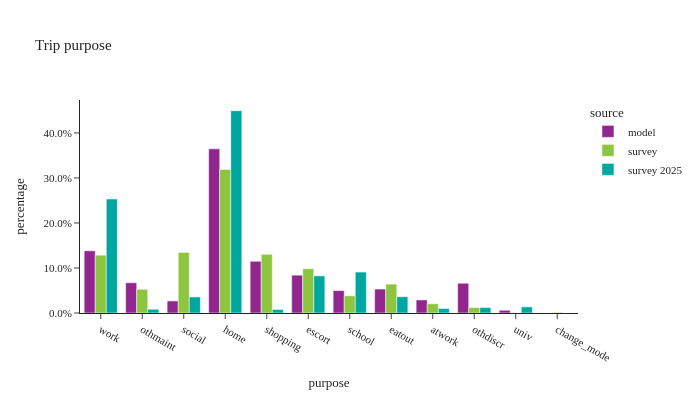

The cell this chart's notebook holds for it:
### Code cell
util.plot_share_barchart(trip_data, 'trip_weight', 'purpose', title="Trip purpose")

### Figure 1 — Plotly figure (JSON) as saved in the notebook; plotly's stock layout.template omitted (floating-point values rounded to 4 significant figures)
{"data": [{"alignmentgroup": "True", "customdata": [[1907052], [927721], [369444], [5031464], [1585600], [1159379], [686563], [733741], [400578], [912142], [84276]], "hovertemplate": "source=model<br>purpose=%{x}<br>percentage=%{y}<br>sample_size=%{customdata[0]}<extra></extra>", "legendgroup": "model", "marker": {"color": "#91268F", "pattern": {"shape": ""}}, "name": "model", "offsetgroup": "model", "orientation": "v", "showlegend": true, "textposition": "auto", "type": "bar", "x": ["work", "othmaint", "social", "home", "shopping", "escort", "school", "eatout", "atwork", "othdiscr", "univ"], "xaxis": "x", "y": [0.1382, 0.06724, 0.02678, 0.3647, 0.1149, 0.08403, 0.04976, 0.05318, 0.02903, 0.06611, 0.006108], "yaxis": "y"}, {"alignmentgroup": "True", "customdata": [[5216], [2047], [6435], [12995], [4676], [2762], [906], [2608], [789], [511], [55]], "hovertemplate": "source=survey<br>purpose=%{x}<br>percentage=%{y}<br>sample_size=%{customdata[0]}<extra></extra>", "legendgroup": "survey", "marker": {"color": "#8CC63E", "pattern": {"shape": ""}}, "name": "survey", "offsetgroup": "survey", "orientation": "v", "showlegend": true, "textposition": "auto", "type": "bar", "x": ["work", "othmaint", "social", "home", "shopping", "escort", "school", "eatout", "atwork", "othdiscr", "change_mode"], "xaxis": "x", "y": [0.1285, 0.05278, 0.1345, 0.319, 0.1303, 0.09843, 0.0383, 0.06414, 0.02051, 0.01205, 0.001375], "yaxis": "y"}, {"alignmentgroup": "True", "customdata": [[624], [37], [133], [1287], [37], [190], [306], [190], [42], [35], [26]], "hovertemplate": "source=survey 2025<br>purpose=%{x}<br>percentage=%{y}<br>sample_size=%{customdata[0]}<extra></extra>", "legendgroup": "survey 2025", "marker": {"color": "#00A7A0", "pattern": {"shape": ""}}, "name": "survey 2025", "offsetgroup": "survey 2025", "orientation": "v", "showlegend": true, "textposition": "auto", "type": "bar", "x": ["work", "othmaint", "social", "home", "shopping", "escort", "school", "eatout", "atwork", "othdiscr", "univ"], "xaxis": "x", "y": [0.2532, 0.008375, 0.0357, 0.4495, 0.007849, 0.0825, 0.09097, 0.03619, 0.009956, 0.01207, 0.01363], "yaxis": "y"}], "layout": {"barmode": "group", "height": 400, "legend": {"title": {"text": "source"}, "tracegroupgap": 0}, "title": {"text": "Trip purpose"}, "width": 700, "xaxis": {"anchor": "y", "domain": [0.0, 1.0], "title": {"text": "purpose"}}, "yaxis": {"anchor": "x", "domain": [0.0, 1.0], "tickformat": ".1%", "title": {"text": "percentage"}}}}
